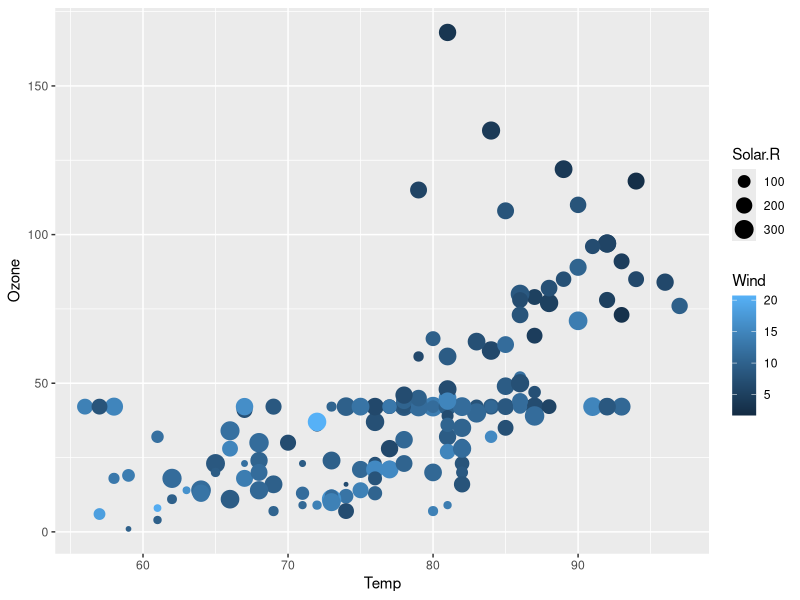

The R script that drew this image:
## ---- chunk 1
knitr::opts_chunk$set(echo = TRUE)
## ---- chunk 2

## ---- chunk 3
library(ggplot2)
## ---- chunk 4
air <- airquality
head(air)
#fill in missing values
air$Ozone[is.na(air$Ozone)]<-mean(air$Ozone,na.rm=TRUE)
air$Solar.R[is.na(air$Solar.R)] <- mean(air$Solar.R, na.rm = TRUE)
## ---- chunk 5
ggplot(air, aes(x = Temp, y = Ozone, color = Wind, size = Solar.R)) +
  geom_point()
